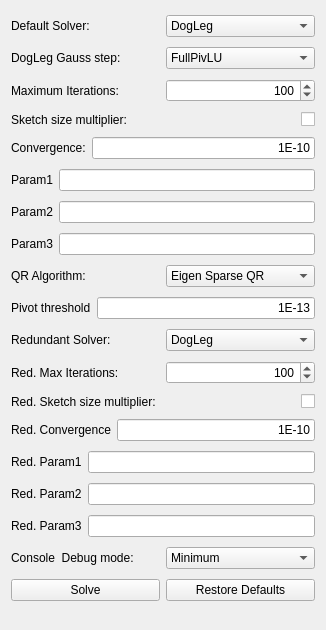
<?xml version="1.0" encoding="UTF-8"?>
<ui version="4.0">
 <class>TaskSketcherSolverAdvanced</class>
 <widget class="QWidget" name="TaskSketcherSolverAdvanced">
  <property name="geometry">
   <rect>
    <x>0</x>
    <y>0</y>
    <width>326</width>
    <height>630</height>
   </rect>
  </property>
  <property name="windowTitle">
   <string>Form</string>
  </property>
  <layout class="QVBoxLayout" name="verticalLayout">
   <item>
    <layout class="QHBoxLayout" name="horizontalLayout_4">
     <item>
      <widget class="QLabel" name="labelDefaultSolver">
       <property name="toolTip">
        <string>Default algorithm used for Sketch solving</string>
       </property>
       <property name="text">
        <string>Default Solver:</string>
       </property>
      </widget>
     </item>
     <item>
      <widget class="Gui::PrefComboBox" name="comboBoxDefaultSolver">
       <property name="currentIndex">
        <number>2</number>
       </property>
       <property name="prefEntry" stdset="0">
        <cstring>DefaultSolver</cstring>
       </property>
       <property name="prefPath" stdset="0">
        <cstring>Mod/Sketcher/SolverAdvanced</cstring>
       </property>
       <item>
        <property name="text">
         <string>BFGS</string>
        </property>
       </item>
       <item>
        <property name="text">
         <string>LevenbergMarquardt</string>
        </property>
       </item>
       <item>
        <property name="text">
         <string>DogLeg</string>
        </property>
       </item>
      </widget>
     </item>
    </layout>
   </item>
   <item>
    <layout class="QHBoxLayout" name="horizontalLayout_4_2">
     <item>
      <widget class="QLabel" name="labelDogLegGaussStep">
       <property name="toolTip">
        <string>Type of function to apply in DogLeg for the Gauss step</string>
       </property>
       <property name="text">
        <string>DogLeg Gauss step:</string>
       </property>
      </widget>
     </item>
     <item>
      <widget class="Gui::PrefComboBox" name="comboBoxDogLegGaussStep">
       <property name="currentIndex">
        <number>0</number>
       </property>
       <property name="prefEntry" stdset="0">
        <cstring>DogLegGaussStep</cstring>
       </property>
       <property name="prefPath" stdset="0">
        <cstring>Mod/Sketcher/SolverAdvanced</cstring>
       </property>
       <item>
        <property name="text">
         <string>FullPivLU</string>
        </property>
       </item>
       <item>
        <property name="text">
         <string>LeastNorm-FullPivLU</string>
        </property>
       </item>
       <item>
        <property name="text">
         <string>LeastNorm-LDLT</string>
        </property>
       </item>
      </widget>
     </item>
    </layout>
   </item>
   <item>
    <layout class="QHBoxLayout" name="horizontalLayout_2">
     <item>
      <widget class="QLabel" name="labelMaxIter">
       <property name="toolTip">
        <string>Maximum number of iterations of the default algorithm</string>
       </property>
       <property name="text">
        <string>Maximum Iterations:</string>
       </property>
      </widget>
     </item>
     <item>
      <widget class="Gui::PrefSpinBox" name="spinBoxMaxIter">
       <property name="alignment">
        <set>Qt::AlignRight|Qt::AlignTrailing|Qt::AlignVCenter</set>
       </property>
       <property name="maximum">
        <number>999</number>
       </property>
       <property name="value">
        <number>100</number>
       </property>
       <property name="prefEntry" stdset="0">
        <cstring>MaxIter</cstring>
       </property>
       <property name="prefPath" stdset="0">
        <cstring>Mod/Sketcher/SolverAdvanced</cstring>
       </property>
      </widget>
     </item>
    </layout>
   </item>
   <item>
    <layout class="QHBoxLayout" name="horizontalLayout_3">
     <item>
      <widget class="QLabel" name="labelSketchSizeMultiplier">
       <property name="toolTip">
        <string>If selected, the Maximum iterations value is multiplied by the sketch size</string>
       </property>
       <property name="text">
        <string>Sketch size multiplier:</string>
       </property>
      </widget>
     </item>
     <item>
      <widget class="Gui::PrefCheckBox" name="checkBoxSketchSizeMultiplier">
       <property name="sizePolicy">
        <sizepolicy hsizetype="Minimum" vsizetype="Fixed">
         <horstretch>0</horstretch>
         <verstretch>0</verstretch>
        </sizepolicy>
       </property>
       <property name="layoutDirection">
        <enum>Qt::RightToLeft</enum>
       </property>
       <property name="text">
        <string/>
       </property>
       <property name="prefEntry" stdset="0">
        <cstring>SketchSizeMultiplier</cstring>
       </property>
       <property name="prefPath" stdset="0">
        <cstring>Mod/Sketcher/SolverAdvanced</cstring>
       </property>
      </widget>
     </item>
    </layout>
   </item>
   <item>
    <layout class="QHBoxLayout" name="horizontalLayout_9">
     <item>
      <widget class="QLabel" name="labelSolverConvergence">
       <property name="toolTip">
        <string>Error threshold under which convergence is reached</string>
       </property>
       <property name="text">
        <string>Convergence:</string>
       </property>
      </widget>
     </item>
     <item>
      <widget class="Gui::PrefLineEdit" name="lineEditConvergence">
       <property name="layoutDirection">
        <enum>Qt::LeftToRight</enum>
       </property>
       <property name="text">
        <string notr="true">1E-10</string>
       </property>
       <property name="alignment">
        <set>Qt::AlignRight|Qt::AlignTrailing|Qt::AlignVCenter</set>
       </property>
       <property name="prefEntry" stdset="0">
        <cstring>Convergence</cstring>
       </property>
       <property name="prefPath" stdset="0">
        <cstring>Mod/Sketcher/SolverAdvanced</cstring>
       </property>
      </widget>
     </item>
    </layout>
   </item>
   <item>
    <layout class="QHBoxLayout" name="horizontalLayout_10">
     <item>
      <widget class="QLabel" name="labelSolverParam1">
       <property name="text">
        <string>Param1</string>
       </property>
      </widget>
     </item>
     <item>
      <widget class="Gui::PrefLineEdit" name="lineEditSolverParam1">
       <property name="alignment">
        <set>Qt::AlignRight|Qt::AlignTrailing|Qt::AlignVCenter</set>
       </property>
       <property name="prefEntry" stdset="0">
        <cstring>param</cstring>
       </property>
       <property name="prefPath" stdset="0">
        <cstring>Mod/Sketcher/SolverAdvanced</cstring>
       </property>
      </widget>
     </item>
    </layout>
   </item>
   <item>
    <layout class="QHBoxLayout" name="horizontalLayout_11">
     <item>
      <widget class="QLabel" name="labelSolverParam2">
       <property name="text">
        <string>Param2</string>
       </property>
      </widget>
     </item>
     <item>
      <widget class="Gui::PrefLineEdit" name="lineEditSolverParam2">
       <property name="alignment">
        <set>Qt::AlignRight|Qt::AlignTrailing|Qt::AlignVCenter</set>
       </property>
       <property name="prefEntry" stdset="0">
        <cstring>param</cstring>
       </property>
       <property name="prefPath" stdset="0">
        <cstring>Mod/Sketcher/SolverAdvanced</cstring>
       </property>
      </widget>
     </item>
    </layout>
   </item>
   <item>
    <layout class="QHBoxLayout" name="horizontalLayout_12">
     <item>
      <widget class="QLabel" name="labelSolverParam3">
       <property name="text">
        <string>Param3</string>
       </property>
      </widget>
     </item>
     <item>
      <widget class="Gui::PrefLineEdit" name="lineEditSolverParam3">
       <property name="alignment">
        <set>Qt::AlignRight|Qt::AlignTrailing|Qt::AlignVCenter</set>
       </property>
       <property name="prefEntry" stdset="0">
        <cstring>param</cstring>
       </property>
       <property name="prefPath" stdset="0">
        <cstring>Mod/Sketcher/SolverAdvanced</cstring>
       </property>
      </widget>
     </item>
    </layout>
   </item>
   <item>
    <layout class="QHBoxLayout" name="horizontalLayout">
     <item>
      <widget class="QLabel" name="labelQRAlgorithm">
       <property name="toolTip">
        <string>Algorithm used for the rank revealing QR decomposition</string>
       </property>
       <property name="text">
        <string>QR Algorithm:</string>
       </property>
      </widget>
     </item>
     <item>
      <widget class="Gui::PrefComboBox" name="comboBoxQRMethod">
       <property name="currentIndex">
        <number>1</number>
       </property>
       <property name="prefEntry" stdset="0">
        <cstring>QRMethod</cstring>
       </property>
       <property name="prefPath" stdset="0">
        <cstring>Mod/Sketcher/SolverAdvanced</cstring>
       </property>
       <item>
        <property name="text">
         <string>Eigen Dense QR</string>
        </property>
       </item>
       <item>
        <property name="text">
         <string>Eigen Sparse QR</string>
        </property>
       </item>
      </widget>
     </item>
    </layout>
   </item>
   <item>
    <layout class="QHBoxLayout" name="horizontalLayout_18">
     <item>
      <widget class="QLabel" name="labelPivotThreshold">
       <property name="text">
        <string>Pivot threshold</string>
       </property>
      </widget>
     </item>
     <item>
      <widget class="Gui::PrefLineEdit" name="lineEditQRPivotThreshold">
       <property name="text">
        <string>1E-13</string>
       </property>
       <property name="alignment">
        <set>Qt::AlignRight|Qt::AlignTrailing|Qt::AlignVCenter</set>
       </property>
       <property name="prefEntry" stdset="0">
        <cstring>QRPivotThreshold</cstring>
       </property>
       <property name="prefPath" stdset="0">
        <cstring>Mod/Sketcher/SolverAdvanced</cstring>
       </property>
      </widget>
     </item>
    </layout>
   </item>
   <item>
    <layout class="QHBoxLayout" name="horizontalLayout_5">
     <item>
      <widget class="QLabel" name="labelRedundantSolver">
       <property name="toolTip">
        <string>Solving algorithm used for determination of Redundant constraints</string>
       </property>
       <property name="text">
        <string>Redundant Solver:</string>
       </property>
      </widget>
     </item>
     <item>
      <widget class="Gui::PrefComboBox" name="comboBoxRedundantDefaultSolver">
       <property name="currentIndex">
        <number>2</number>
       </property>
       <property name="prefEntry" stdset="0">
        <cstring>RedundantDefaultSolver</cstring>
       </property>
       <property name="prefPath" stdset="0">
        <cstring>Mod/Sketcher/SolverAdvanced</cstring>
       </property>
       <item>
        <property name="text">
         <string>BFGS</string>
        </property>
       </item>
       <item>
        <property name="text">
         <string>LevenbergMarquardt</string>
        </property>
       </item>
       <item>
        <property name="text">
         <string>DogLeg</string>
        </property>
       </item>
      </widget>
     </item>
    </layout>
   </item>
   <item>
    <layout class="QHBoxLayout" name="horizontalLayout_6">
     <item>
      <widget class="QLabel" name="labelRedundantSolverMaxIterations">
       <property name="toolTip">
        <string>Maximum number of iterations of the solver used for determination of Redundant constraints</string>
       </property>
       <property name="text">
        <string>Red. Max Iterations:</string>
       </property>
      </widget>
     </item>
     <item>
      <widget class="Gui::PrefSpinBox" name="spinBoxRedundantSolverMaxIterations">
       <property name="toolTip">
        <string/>
       </property>
       <property name="alignment">
        <set>Qt::AlignRight|Qt::AlignTrailing|Qt::AlignVCenter</set>
       </property>
       <property name="maximum">
        <number>999</number>
       </property>
       <property name="value">
        <number>100</number>
       </property>
       <property name="prefEntry" stdset="0">
        <cstring>RedundantSolverMaxIterations</cstring>
       </property>
       <property name="prefPath" stdset="0">
        <cstring>Mod/Sketcher/SolverAdvanced</cstring>
       </property>
      </widget>
     </item>
    </layout>
   </item>
   <item>
    <layout class="QHBoxLayout" name="horizontalLayout_7">
     <item>
      <widget class="QLabel" name="labelRedundantSketchSizeMultiplier">
       <property name="toolTip">
        <string>If selected, the Maximum iterations value for the redundant algorithm is multiplied by the sketch size</string>
       </property>
       <property name="text">
        <string>Red. Sketch size multiplier:</string>
       </property>
      </widget>
     </item>
     <item>
      <widget class="Gui::PrefCheckBox" name="checkBoxRedundantSketchSizeMultiplier">
       <property name="layoutDirection">
        <enum>Qt::RightToLeft</enum>
       </property>
       <property name="text">
        <string/>
       </property>
       <property name="prefEntry" stdset="0">
        <cstring>RedundantSketchSizeMultiplier</cstring>
       </property>
       <property name="prefPath" stdset="0">
        <cstring>Mod/Sketcher/SolverAdvanced</cstring>
       </property>
      </widget>
     </item>
    </layout>
   </item>
   <item>
    <layout class="QHBoxLayout" name="horizontalLayout_13">
     <item>
      <widget class="QLabel" name="labelRedundantConvergence">
       <property name="toolTip">
        <string>Error threshold under which convergence is reached for the solving of redundant constraints</string>
       </property>
       <property name="text">
        <string>Red. Convergence</string>
       </property>
      </widget>
     </item>
     <item>
      <widget class="Gui::PrefLineEdit" name="lineEditRedundantConvergence">
       <property name="text">
        <string>1E-10</string>
       </property>
       <property name="alignment">
        <set>Qt::AlignRight|Qt::AlignTrailing|Qt::AlignVCenter</set>
       </property>
       <property name="prefEntry" stdset="0">
        <cstring>RedundantConvergence</cstring>
       </property>
       <property name="prefPath" stdset="0">
        <cstring>Mod/Sketcher/SolverAdvanced</cstring>
       </property>
      </widget>
     </item>
    </layout>
   </item>
   <item>
    <layout class="QHBoxLayout" name="horizontalLayout_14">
     <item>
      <widget class="QLabel" name="labelRedundantSolverParam1">
       <property name="text">
        <string>Red. Param1</string>
       </property>
      </widget>
     </item>
     <item>
      <widget class="Gui::PrefLineEdit" name="lineEditRedundantSolverParam1">
       <property name="alignment">
        <set>Qt::AlignRight|Qt::AlignTrailing|Qt::AlignVCenter</set>
       </property>
       <property name="prefEntry" stdset="0">
        <cstring>param</cstring>
       </property>
       <property name="prefPath" stdset="0">
        <cstring>Mod/Sketcher/SolverAdvanced</cstring>
       </property>
      </widget>
     </item>
    </layout>
   </item>
   <item>
    <layout class="QHBoxLayout" name="horizontalLayout_15">
     <item>
      <widget class="QLabel" name="labelRedundantSolverParam2">
       <property name="text">
        <string>Red. Param2</string>
       </property>
      </widget>
     </item>
     <item>
      <widget class="Gui::PrefLineEdit" name="lineEditRedundantSolverParam2">
       <property name="alignment">
        <set>Qt::AlignRight|Qt::AlignTrailing|Qt::AlignVCenter</set>
       </property>
       <property name="prefEntry" stdset="0">
        <cstring>param</cstring>
       </property>
       <property name="prefPath" stdset="0">
        <cstring>Mod/Sketcher/SolverAdvanced</cstring>
       </property>
      </widget>
     </item>
    </layout>
   </item>
   <item>
    <layout class="QHBoxLayout" name="horizontalLayout_16">
     <item>
      <widget class="QLabel" name="labelRedundantSolverParam3">
       <property name="text">
        <string>Red. Param3</string>
       </property>
      </widget>
     </item>
     <item>
      <widget class="Gui::PrefLineEdit" name="lineEditRedundantSolverParam3">
       <property name="alignment">
        <set>Qt::AlignRight|Qt::AlignTrailing|Qt::AlignVCenter</set>
       </property>
       <property name="prefEntry" stdset="0">
        <cstring>param</cstring>
       </property>
       <property name="prefPath" stdset="0">
        <cstring>Mod/Sketcher/SolverAdvanced</cstring>
       </property>
      </widget>
     </item>
    </layout>
   </item>
   <item>
    <layout class="QHBoxLayout" name="horizontalLayout_8">
     <item>
      <widget class="QLabel" name="labelDebugMode">
       <property name="toolTip">
        <string>Degree of verbosity of the debug output to the console</string>
       </property>
       <property name="text">
        <string>Console  Debug mode:</string>
       </property>
      </widget>
     </item>
     <item>
      <widget class="Gui::PrefComboBox" name="comboBoxDebugMode">
       <property name="currentIndex">
        <number>1</number>
       </property>
       <property name="prefEntry" stdset="0">
        <cstring>DebugMode</cstring>
       </property>
       <property name="prefPath" stdset="0">
        <cstring>Mod/Sketcher/SolverAdvanced</cstring>
       </property>
       <item>
        <property name="text">
         <string>None</string>
        </property>
       </item>
       <item>
        <property name="text">
         <string>Minimum</string>
        </property>
       </item>
       <item>
        <property name="text">
         <string>Iteration Level</string>
        </property>
       </item>
      </widget>
     </item>
    </layout>
   </item>
   <item>
    <layout class="QHBoxLayout" name="horizontalLayout_17">
     <item>
      <widget class="QPushButton" name="pushButtonSolve">
       <property name="text">
        <string>Solve</string>
       </property>
      </widget>
     </item>
     <item>
      <widget class="QPushButton" name="pushButtonDefaults">
       <property name="toolTip">
        <string>Resets all solver values to their default values</string>
       </property>
       <property name="text">
        <string>Restore Defaults</string>
       </property>
      </widget>
     </item>
    </layout>
   </item>
  </layout>
 </widget>
 <customwidgets>
  <customwidget>
   <class>Gui::PrefLineEdit</class>
   <extends>QLineEdit</extends>
   <header>Gui/PrefWidgets.h</header>
  </customwidget>
  <customwidget>
   <class>Gui::PrefComboBox</class>
   <extends>QComboBox</extends>
   <header>Gui/PrefWidgets.h</header>
  </customwidget>
  <customwidget>
   <class>Gui::PrefCheckBox</class>
   <extends>QCheckBox</extends>
   <header>Gui/PrefWidgets.h</header>
  </customwidget>
  <customwidget>
   <class>Gui::PrefSpinBox</class>
   <extends>QSpinBox</extends>
   <header>Gui/PrefWidgets.h</header>
  </customwidget>
 </customwidgets>
 <resources/>
 <connections/>
</ui>
